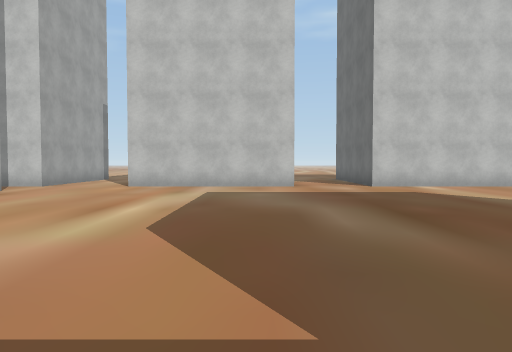
[1] (above)

24 first-person views from a walk through a scene from a Unity 3-D project. The camera is 1.4 m above the floor, tilts 2° down and sees 70° across. The floor is counted in squares, 2 m on a side. Each view is taken from the middle of a square. On the plan, view 1 faces up. The plan holds only what a view shows up to about 11 squares ahead; the rest is blank. The place goes on beyond the plan. Some surface patterns are stand-ins.

[2]
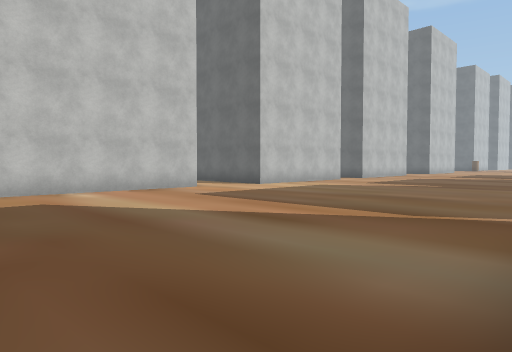

[3]
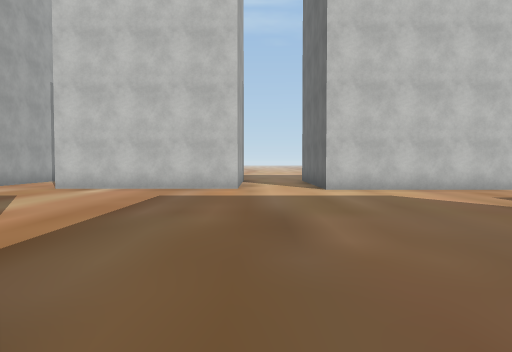

[4]
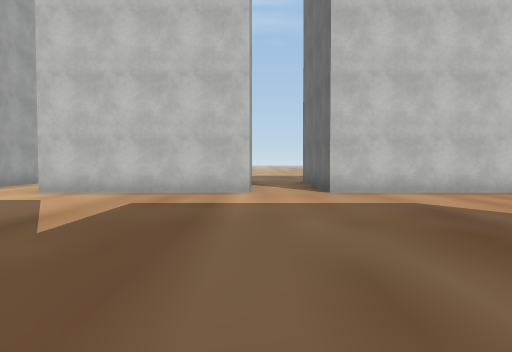

[5]
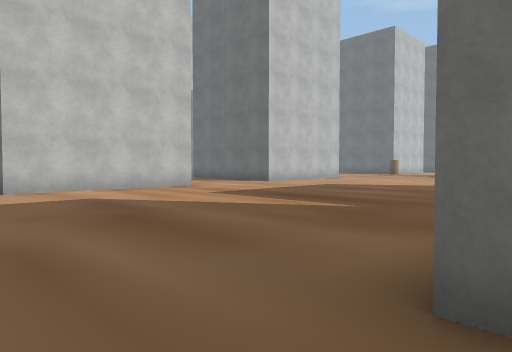

[6]
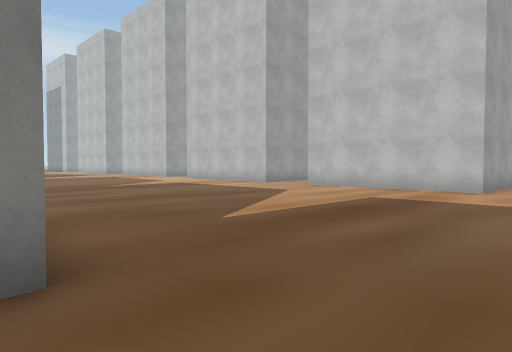

[7]
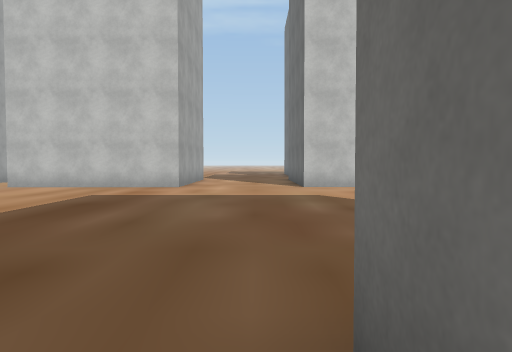

[8]
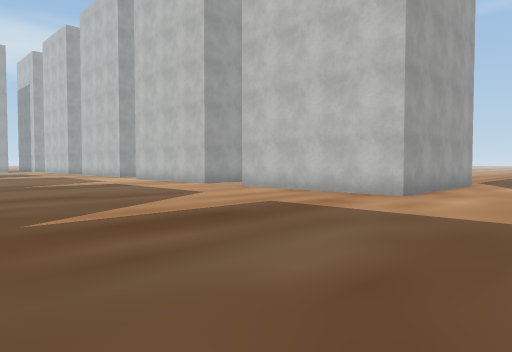

[9]
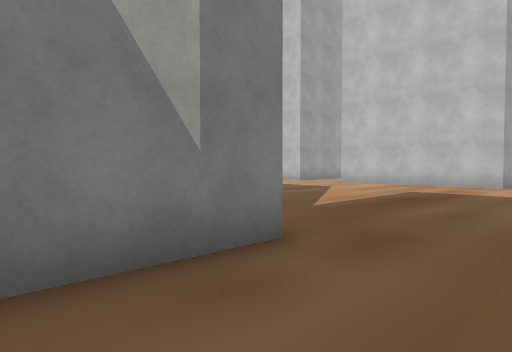

[10]
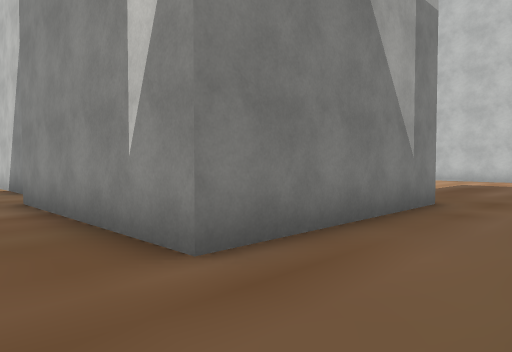

[11]
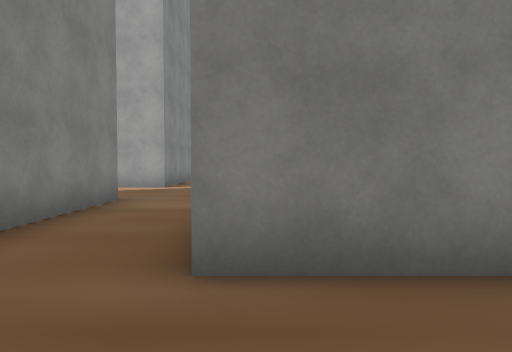

[12]
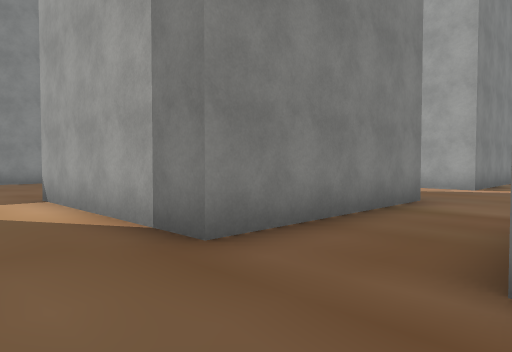

[13]
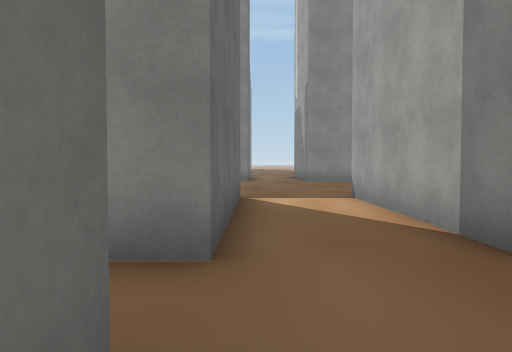

[14]
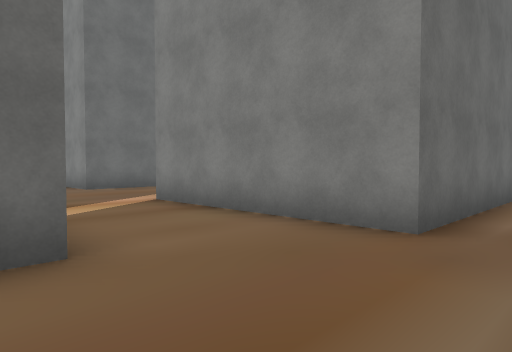

[15]
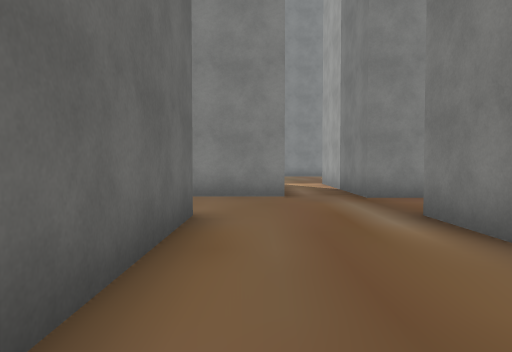

[16]
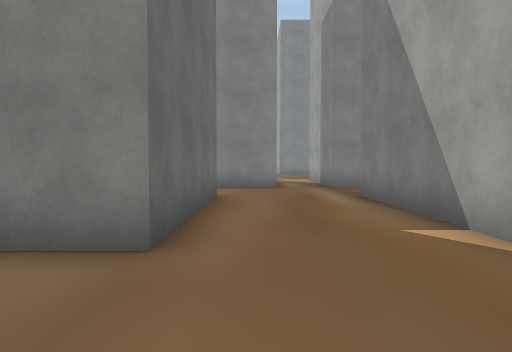

[17]
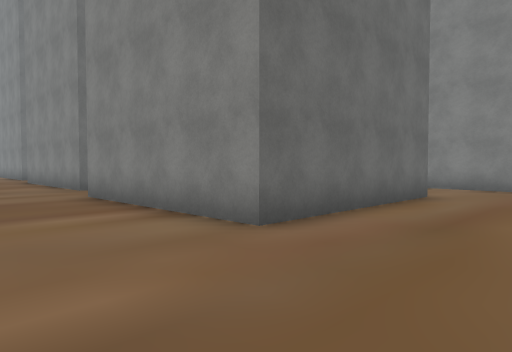

[18]
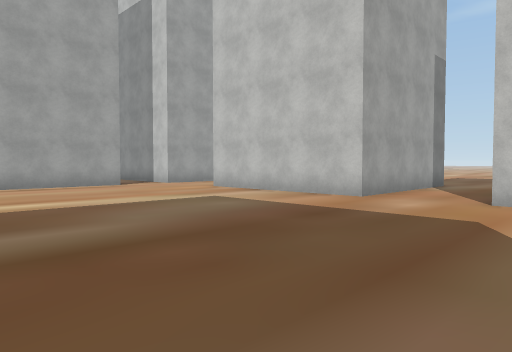

[19]
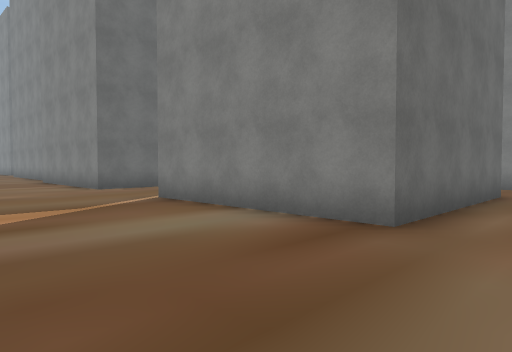

[20]
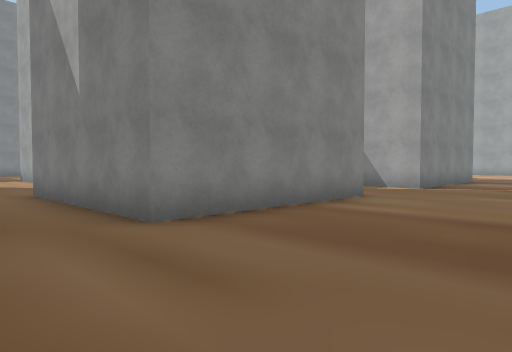

[21]
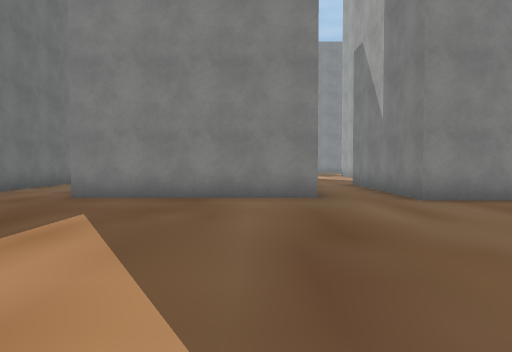

[22]
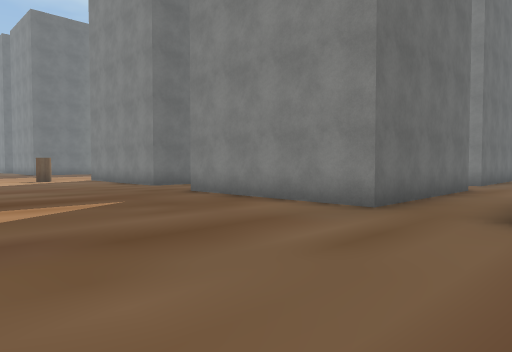

[23]
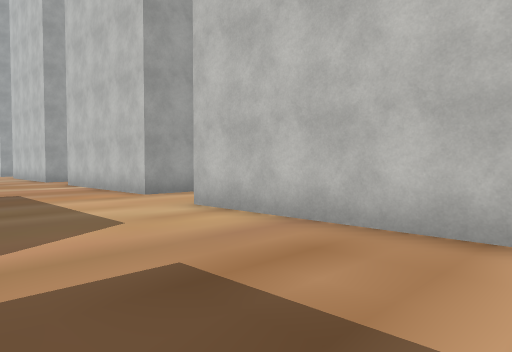

[24]
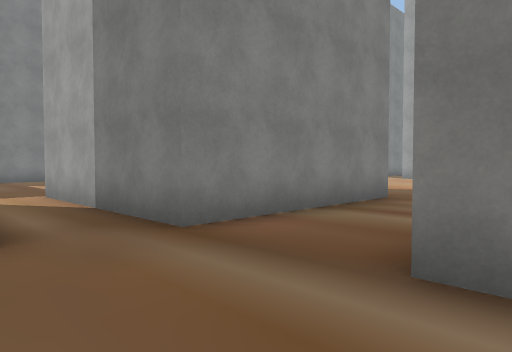

### Floor plan
Points are (right, up) in squares from view 1. A wall is a line through its corners. A room is listed if a view was taken in it or the views show most of it. See-through windows are left out.
Room 1 (views 1, 2, 3, 4, 5, 6, 7, 8, 9, 10, 11, 12, 13, 14, 15, 16, 17, 18, 19, 20, 21, 22, 23, 24)
walls: (10.8, -3) (10.8, 2.1) (15.8, 2.1) (15.8, -2.9); (2.7, -3) (2.7, 2.1) (7.7, 2.1) (7.7, -3); (2.6, -5.4) (7.7, -5.4) (7.7, -10.5); (9.4, -10) (9.4, -5.6) (14.4, -5.6) (14.4, -7.1); (15.5, -2.9) (13, -2.9); (17.7, -3.4) (17.7, 1.6) (22.8, 1.6) (22.8, -3.4) (17.7, -3.4); (18, -7.6) (18, -5.6) (23, -5.6) (23, -10.8); (8.5, 11.5) (8.5, 11) (3.5, 11); (15.9, 10.7) (10.8, 10.7) (10.8, 11.5); (1.2, 11.5) (1.2, 11) (-3.9, 11); (25.3, -3.9) (25.3, 1.2); (25.3, -10.6) (25.3, -5.6) (26.1, -5.6); (-6.4, 9.2) (-6.4, 6); (22.8, 11.5) (22.8, 10.7) (17.7, 10.7) (17.7, 11.5)
ways out: opening at (-7, 10)

Positions as (right, up) in squares from view 1, and headings:
1: (0, 0), facing up
2: (2, 2), facing up-right
3: (9, 1), facing up
4: (16, 2), facing up
5: (16, 1), facing up-right
6: (25, 1), facing up-left
7: (25, 0), facing up
8: (26, 3), facing up-left
9: (25, -1), facing up-left
10: (25, -5), facing up-left
11: (25, -3), facing left
12: (25, -3), facing down-left
13: (25, -3), facing down
14: (8, -2), facing down-right
15: (10, 2), facing down
16: (10, 5), facing down
17: (8, 5), facing down-right
18: (5, 4), facing up-left
19: (1, 6), facing down-right
20: (18, 6), facing down-left
21: (19, 9), facing down
22: (15, 7), facing down-right
23: (16, 7), facing up-left
24: (10, -2), facing down-left
